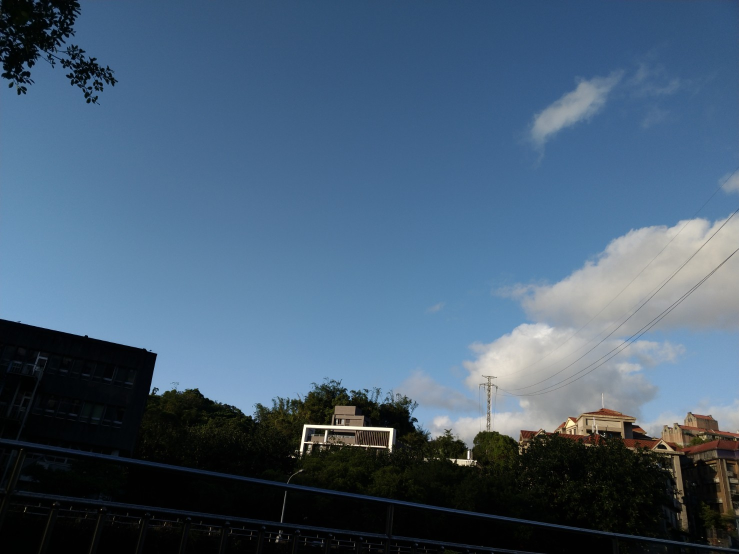
#> input picture hw3/resource/frame1.jpg, 1478 x 1108 px (shown at 1/2 size); its folder holds 3 pictures in this run
$ python part4.py
#> lines starting #> are read from the running program, lines starting #| are printed output that depends on the picture; after the words box and inside, x2 and y2 are one past the last pixel; in counts of white or black regions, pixels touching at a corner belong together
### hw3/src/utils.py
import numpy as np


def solve_homography(u, v):
    """
    This function should return a 3-by-3 homography matrix,
    u, v are N-by-2 matrices, representing N corresponding points for v = T(u)
    :param u: N-by-2 source pixel location matrices
    :param v: N-by-2 destination pixel location matrices
    :return:
    """
    N = u.shape[0]
    H = None

    if v.shape[0] is not N:
        print('u and v should have the same size')
        return None
    if N < 4:
        print('At least 4 points should be given')

    # TODO: 1.forming A
    A = np.zeros((2 * N, 9))
    for i in range(N):
        A[2 * i, :] = np.array([u[i, 0], u[i, 1], 1, 0, 0, 0, -u[i, 0] * v[i, 0], -u[i, 1] * v[i, 0], -v[i, 0]])
        A[2 * i + 1, :] = np.array([0, 0, 0, u[i, 0], u[i, 1], 1, -u[i, 0] * v[i, 1], -u[i, 1] * v[i, 1], -v[i, 1]])

    # TODO: 2.solve H with A
    _, _, V = np.linalg.svd(A)
    H = V[-1, :].reshape((3, 3))

    return H


def warping(src, dst, H, ymin, ymax, xmin, xmax, direction='b'):
    h_src, w_src, ch = src.shape
    h_dst, w_dst, ch = dst.shape
    H_inv = np.linalg.inv(H)

    # TODO: 1.meshgrid the (x,y) coordinate pairs
    Ux, Uy = np.meshgrid(np.arange(xmin, xmax), np.arange(ymin, ymax))

    # TODO: 2.reshape the destination pixels as N x 3 homogeneous coordinate
    U = np.vstack((Ux.flatten(), Uy.flatten(), np.ones((1, Ux.size)))).T

    if direction == 'b':
        # TODO: 3.apply H_inv to the destination pixels and retrieve (u,v) pixels, then reshape to (ymax-ymin),(xmax-xmin)
        V = np.dot(H_inv, U.T)
        V = V/V[2]
        Vx = V[0].reshape((ymax - ymin, xmax - xmin))
        Vy = V[1].reshape((ymax - ymin, xmax - xmin))

        # TODO: 4.calculate the mask of the transformed coordinate (should not exceed the boundaries of source image)
        mask = (Vx >= 0) & (Vx < w_src - 1) & (Vy >= 0) & (Vy < h_src - 1)

        # TODO: 5.sample the source image with the masked and reshaped transformed coordinates
        Vx = Vx[mask]
        Vy = Vy[mask]
        Vx_int = Vx.astype(int)
        Vy_int = Vy.astype(int)

        dVx = (Vx - Vx_int).reshape(-1, 1)
        dVy = (Vy - Vy_int).reshape(-1, 1)

        src[Vy_int, Vx_int]

        interpolated = np.zeros((h_src, w_src, ch))
        interpolated[Vy_int, Vx_int] += (1 - dVx) * (1 - dVy) * src[Vy_int, Vx_int]
        interpolated[Vy_int, Vx_int] += dVx * (1 - dVy) * src[Vy_int, Vx_int + 1]
        interpolated[Vy_int, Vx_int] += (1 - dVx) * dVy * src[Vy_int + 1, Vx_int]
        interpolated[Vy_int, Vx_int] += dVx * dVy * src[Vy_int + 1, Vx_int + 1]

        # TODO: 6. assign to destination image with proper masking
        dst[ymin:ymax, xmin:xmax][mask] = interpolated[Vy_int, Vx_int]

    elif direction == 'f':
        # TODO: 3.apply H to the source pixels and retrieve (u,v) pixels, then reshape to (ymax-ymin),(xmax-xmin)
        V = np.dot(H, U.T)
        V = (V/V[2]).astype(int)
        Vx = V[0].reshape((ymax - ymin, xmax - xmin))
        Vy = V[1].reshape((ymax - ymin, xmax - xmin))

        # TODO: 4.calculate the mask of the transformed coordinate (should not exceed the boundaries of destination image)
        mask = (Vx >= 0) & (Vx < w_dst) & (Vy >= 0) & (Vy < h_dst)

        # TODO: 5.filter the valid coordinates using previous obtained mask
        Vx = Vx[mask]
        Vy = Vy[mask]

        # TODO: 6. assign to destination image using advanced array indicing
        dst[Vy, Vx, :] = src[mask]

    return dst

### hw3/src/part4.py
import numpy as np
import cv2
import random
from tqdm import tqdm
from utils import solve_homography, warping

random.seed(999)

def panorama(imgs):
    """
    Image stitching with estimated homograpy between consecutive
    :param imgs: list of images to be stitched
    :return: stitched panorama
    """
    good_matches_num = 100
    iterate_num = 1000
    sample_num = 10
    dist_threshold = 0.1

    h_max = max([x.shape[0] for x in imgs])
    w_max = sum([x.shape[1] for x in imgs])

    # create the final stitched canvas
    dst = np.zeros((h_max, w_max, imgs[0].shape[2]), dtype=np.uint8)
    dst[:imgs[0].shape[0], :imgs[0].shape[1]] = imgs[0]
    last_best_H = np.eye(3)
    out = None

    # for all images to be stitched:
    for idx in tqdm(range(len(imgs)-1)):
        im1 = imgs[idx + 1]
        im2 = imgs[idx]

        # TODO: 1.feature detection & matching
        orb = cv2.ORB_create()
        kp1, des1 = orb.detectAndCompute(im1, None)
        kp2, des2 = orb.detectAndCompute(im2, None)
        bf = cv2.BFMatcher(cv2.NORM_HAMMING, crossCheck=True)
        matches = bf.match(des1, des2)
        matches = sorted(matches, key=lambda x: x.distance)
        good_matches = matches[:good_matches_num]
        q_pts = [match.queryIdx for match in good_matches]
        t_pts = [match.trainIdx for match in good_matches]
        src_pts = np.array([kp1[i].pt for i in q_pts])
        dst_pts = np.array([kp2[i].pt for i in t_pts])

        # TODO: 2. apply RANSAC to choose best H
        best_inliers = 0
        for _ in range(iterate_num):
            sample_idx = random.sample(range(len(good_matches)), sample_num)
            H = solve_homography(src_pts[sample_idx], dst_pts[sample_idx])
            U = np.vstack((src_pts.T, np.ones((1, src_pts.shape[0]))))
            V = np.dot(H, U)
            V /= V[2]
            V = V[:2]
            V = V.T
            dist = np.linalg.norm(dst_pts - V, axis=1)
            inliers = np.sum(dist < dist_threshold)
            if inliers > best_inliers:
                best_inliers = inliers
                best_H = H.copy()

        # TODO: 3. chain the homographies
        last_best_H = np.dot(last_best_H, best_H)

        # TODO: 4. apply warping
        dst = warping(im1, dst, last_best_H, 0, h_max, 0, w_max, direction='b')

    return dst

if __name__ == "__main__":
    # ================== Part 4: Panorama ========================
    # TODO: change the number of frames to be stitched
    FRAME_NUM = 3
    imgs = [cv2.imread('../resource/frame{:d}.jpg'.format(x)) for x in range(1, FRAME_NUM + 1)]
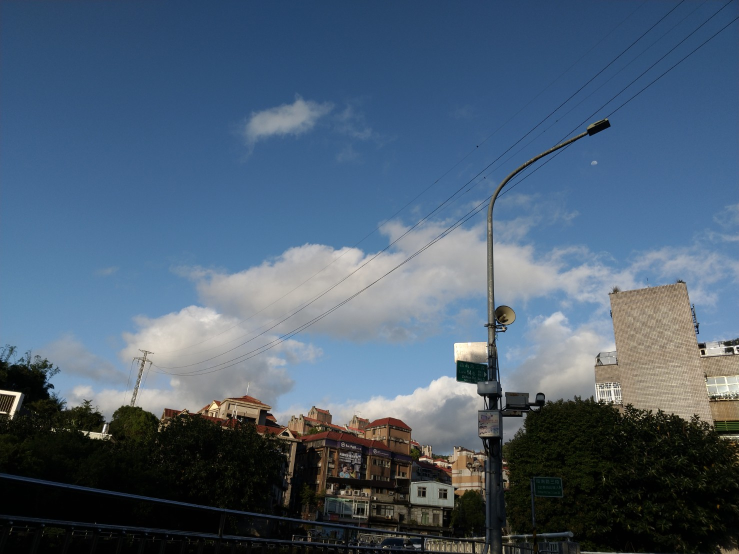
#> input picture hw3/resource/frame2.jpg, 1478 x 1108 px (shown at 1/2 size)
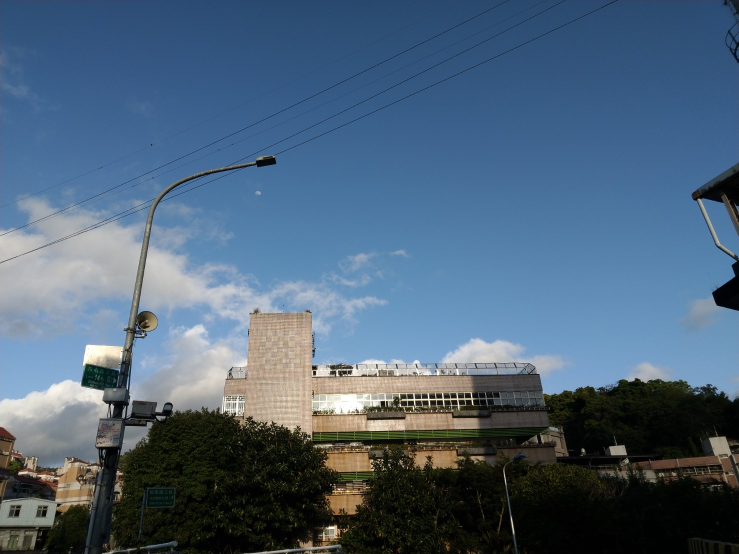
#> input picture hw3/resource/frame3.jpg, 1478 x 1108 px (shown at 1/2 size)
#> imgs = 3 items
    output4 = panorama(imgs)
#> in panorama, `h_max = max([x.shape[0] for x in imgs])`: h_max = 1108
#> in panorama, `w_max = sum([x.shape[1] for x in imgs])`: w_max = 4434
#> in panorama, `dst[:imgs[0].shape[0], :imgs[0].shape[1]] = imgs[0]`:
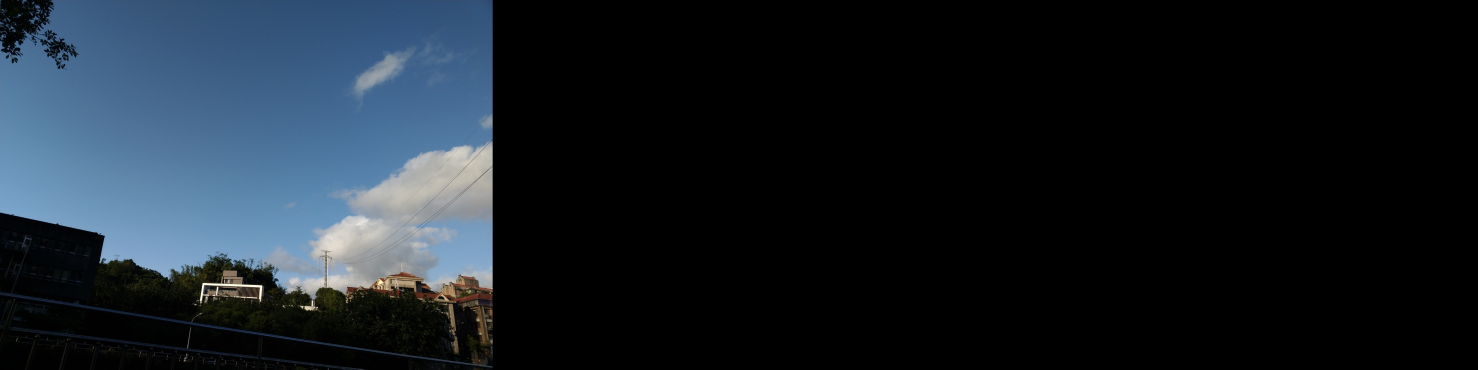
#> dst: shape (1108, 4434, 3) (shown at 1/3 size); mean of channels 0, 1, 2 38.4, 31, 23.4; drawn as B, G, R
#> the loop in panorama, `for idx in tqdm(range(len(imgs)-1)):` made 2 passes
#> (matches, good_matches) on pass 1: (161 matches, 100 matches)
#> pass 1, in warping, `Vx = V[0].reshape((ymax - ymin, xmax - xmin))`:
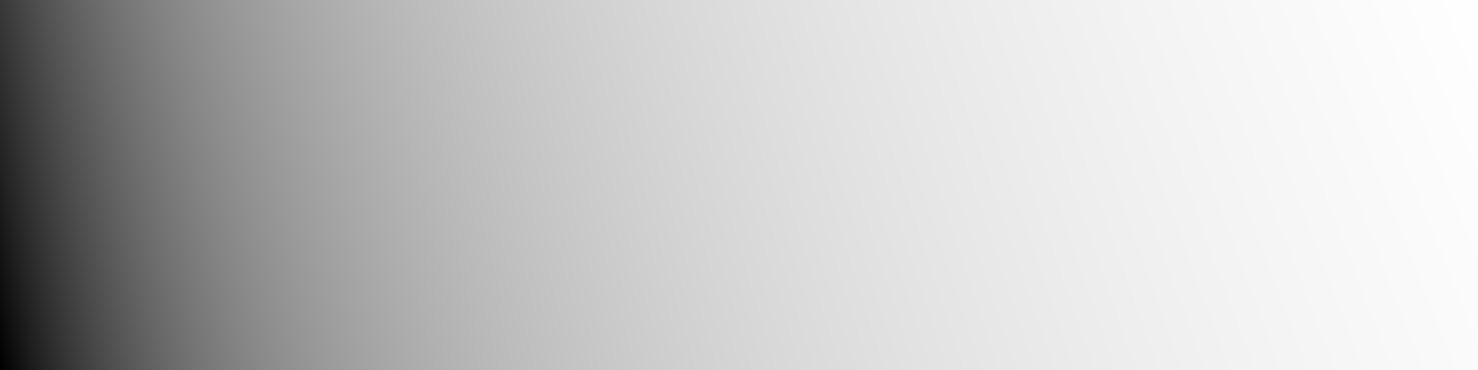
#> Vx: shape (1108, 4434) float64 (shown at 1/3 size); min -1993.2, max 1640.6, mean 829.7; drawn with min black and max white
#> pass 1, in warping, `Vy = V[1].reshape((ymax - ymin, xmax - xmin))`:
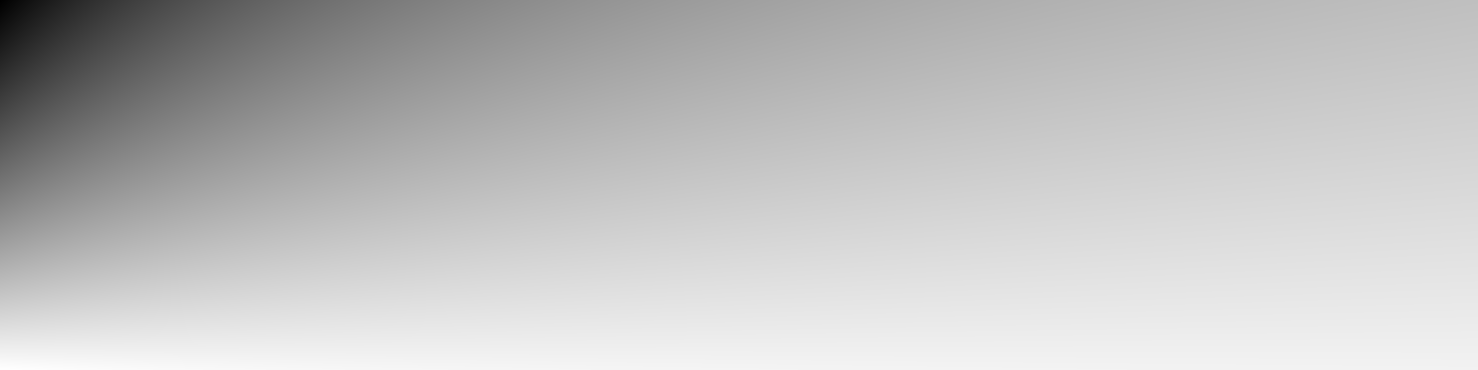
#> Vy: shape (1108, 4434) float64 (shown at 1/3 size); min -860.6, max 1118.8, mean 637.3; drawn with min black and max white
#> pass 1, in warping, `mask = (Vx >= 0) & (Vx < w_src - 1) & (Vy >= 0) & (Vy < h_src - 1)`:
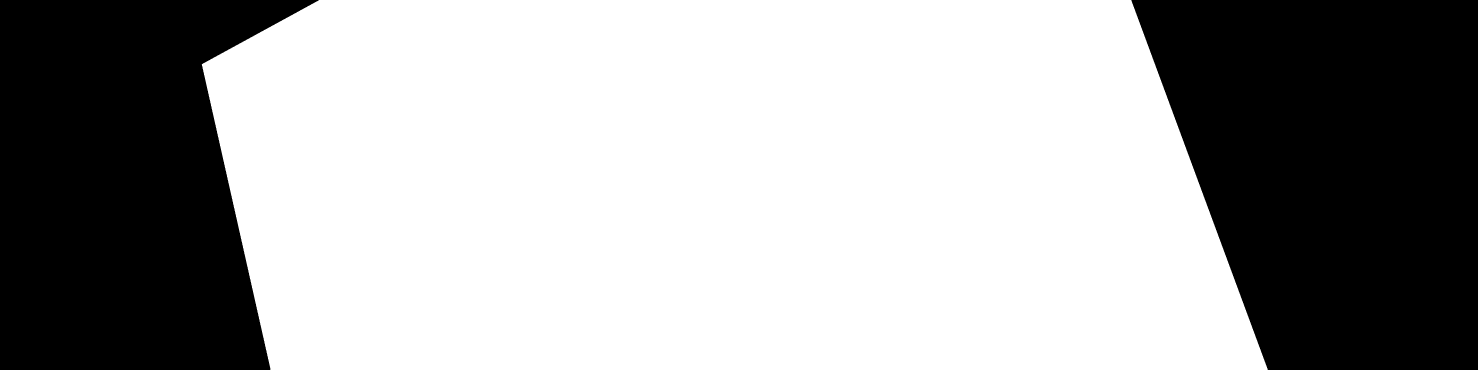
#> mask: shape (1108, 4434) bool (shown at 1/3 size); 64.9% white; 2 black regions, box (x1, y1, x2, y2) and area: (3394, 0, 4434, 1108) 925869, (0, 0, 957, 1108) 799083
#> after the loop in panorama, `for idx in tqdm(range(len(imgs)-1)):`:
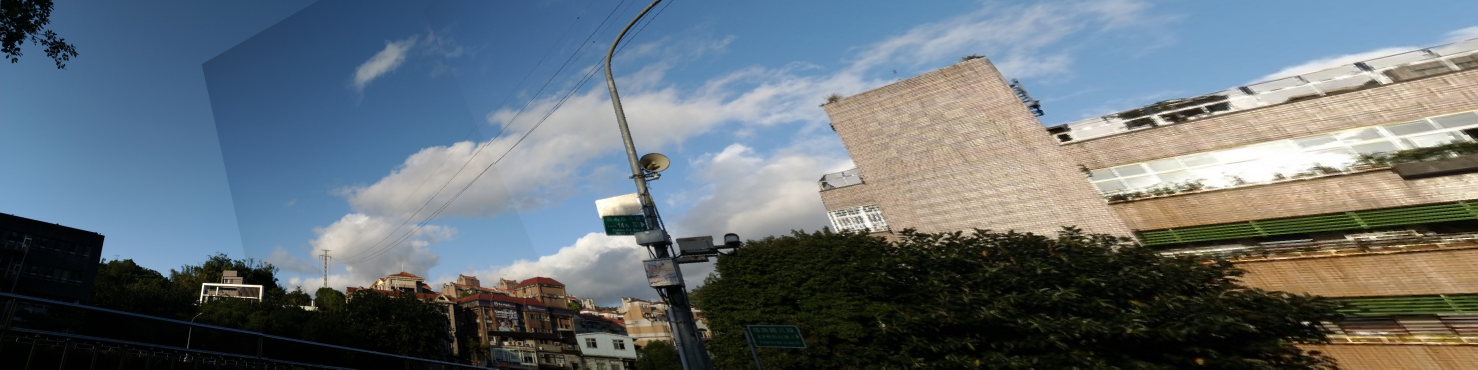
#> dst: shape (1108, 4434, 3) (shown at 1/3 size); mean of channels 0, 1, 2 118.2, 111.3, 100.9; drawn as B, G, R
#> in panorama, im1 is the input picture: shape (1108, 1478, 3); mean B, G, R 121, 99.6, 77.7
#> in panorama, im2 is the input picture: shape (1108, 1478, 3); mean B, G, R 114.1, 94.6, 75.9
    cv2.imwrite('output4.png', output4)
